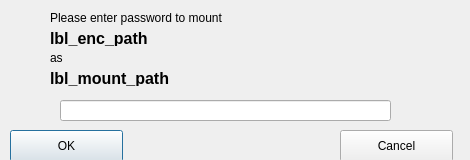
<?xml version="1.0" encoding="UTF-8"?>
<ui version="4.0">
 <class>frmEnterPassword</class>
 <widget class="QDialog" name="frmEnterPassword">
  <property name="windowModality">
   <enum>Qt::ApplicationModal</enum>
  </property>
  <property name="geometry">
   <rect>
    <x>0</x>
    <y>0</y>
    <width>470</width>
    <height>160</height>
   </rect>
  </property>
  <property name="sizePolicy">
   <sizepolicy hsizetype="Fixed" vsizetype="Fixed">
    <horstretch>0</horstretch>
    <verstretch>0</verstretch>
   </sizepolicy>
  </property>
  <property name="minimumSize">
   <size>
    <width>470</width>
    <height>160</height>
   </size>
  </property>
  <property name="baseSize">
   <size>
    <width>470</width>
    <height>160</height>
   </size>
  </property>
  <property name="focusPolicy">
   <enum>Qt::StrongFocus</enum>
  </property>
  <property name="windowTitle">
   <string>Please enter password</string>
  </property>
  <property name="modal">
   <bool>true</bool>
  </property>
  <widget class="QLabel" name="lbl_line1">
   <property name="geometry">
    <rect>
     <x>50</x>
     <y>10</y>
     <width>221</width>
     <height>16</height>
    </rect>
   </property>
   <property name="text">
    <string>Please enter password to mount</string>
   </property>
  </widget>
  <widget class="QLabel" name="lbl_enc_path">
   <property name="geometry">
    <rect>
     <x>50</x>
     <y>30</y>
     <width>411</width>
     <height>16</height>
    </rect>
   </property>
   <property name="font">
    <font>
     <pointsize>12</pointsize>
     <weight>75</weight>
     <bold>true</bold>
    </font>
   </property>
   <property name="text">
    <string>lbl_enc_path</string>
   </property>
  </widget>
  <widget class="QLabel" name="lbl_line2">
   <property name="geometry">
    <rect>
     <x>50</x>
     <y>50</y>
     <width>221</width>
     <height>16</height>
    </rect>
   </property>
   <property name="text">
    <string>as</string>
   </property>
  </widget>
  <widget class="QLabel" name="lbl_mount_path">
   <property name="geometry">
    <rect>
     <x>50</x>
     <y>70</y>
     <width>411</width>
     <height>16</height>
    </rect>
   </property>
   <property name="font">
    <font>
     <pointsize>12</pointsize>
     <weight>75</weight>
     <bold>true</bold>
    </font>
   </property>
   <property name="text">
    <string>lbl_mount_path</string>
   </property>
  </widget>
  <widget class="QLineEdit" name="txt_password">
   <property name="geometry">
    <rect>
     <x>60</x>
     <y>100</y>
     <width>331</width>
     <height>21</height>
    </rect>
   </property>
   <property name="echoMode">
    <enum>QLineEdit::Password</enum>
   </property>
  </widget>
  <widget class="QPushButton" name="btn_OK">
   <property name="geometry">
    <rect>
     <x>10</x>
     <y>130</y>
     <width>113</width>
     <height>32</height>
    </rect>
   </property>
   <property name="text">
    <string>OK</string>
   </property>
  </widget>
  <widget class="QPushButton" name="btn_cancel">
   <property name="geometry">
    <rect>
     <x>340</x>
     <y>130</y>
     <width>113</width>
     <height>32</height>
    </rect>
   </property>
   <property name="text">
    <string>Cancel</string>
   </property>
  </widget>
  <widget class="QLabel" name="lbl_image">
   <property name="geometry">
    <rect>
     <x>10</x>
     <y>10</y>
     <width>32</width>
     <height>32</height>
    </rect>
   </property>
   <property name="text">
    <string/>
   </property>
   <property name="pixmap">
    <pixmap>bitmaps/icons8-lock-32.png</pixmap>
   </property>
  </widget>
 </widget>
 <resources/>
 <connections/>
</ui>
